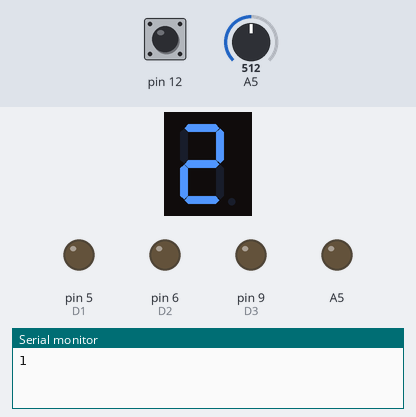
The sketch below on a simulated Arduino Uno, built with avr-gcc and run on an emulated ATmega328P. Parts: 1-digit seven-segment display, output pins drawn as LEDs (lit = HIGH), the last lines printed to the serial monitor. Wiring (inferred from the names in the program): 1-digit 7-segment display, segments lit when HIGH: segments A0, A1, A2, pin 2, pin 4, pin 7, pin 8, pin 13. The inputs (shaded band) are chosen by the test bench; at power-on: A5 = 512, pin 12 HIGH. The segment pins are drawn as the display they are named for; pins used as bus, display or sensor lines are not drawn.

Above: at 1.3 s.
1.4 s: A5 set to 716
At 1.8 s:
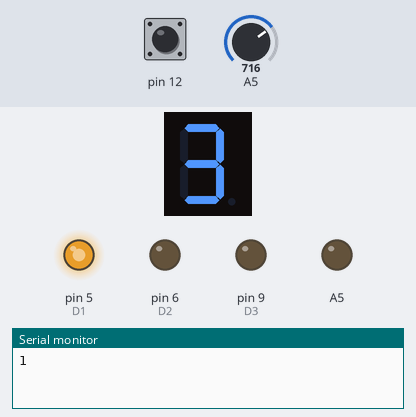
4.5 s: A5 set to 900
At 4.9 s:
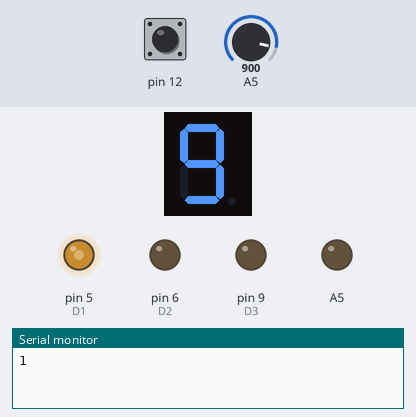
7.5 s: A5 set to 306
At 7.9 s:
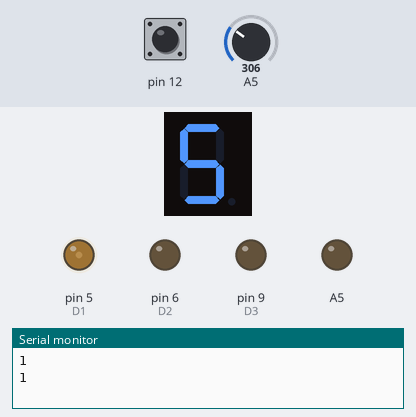
10.5 s: A5 set to 122
At 10.9 s:
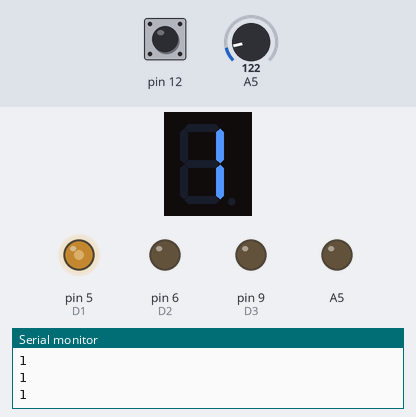
Timing chart, 0 to 13.5 s (numbered marks = the images above; inputs shaded):
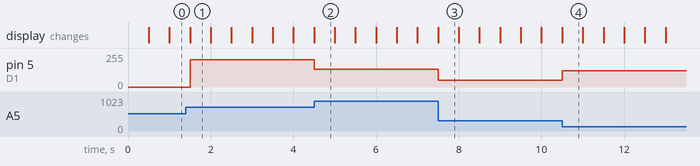

The sketch:

4-5.ino
```cpp
int A = A0
    ,B = A1
    ,C = A2
    ,D = 2
    ,E = 4
    ,F = 7
    ,G = 8
    ,DP = 13
    ,D1 = 5
    ,D2 = 6
    ,D3 = 9
    ,D4 = 10;
void setup() {
  pinMode(A,OUTPUT);
  pinMode(B,OUTPUT);
  pinMode(C,OUTPUT);
  pinMode(D,OUTPUT);
  pinMode(E,OUTPUT);
  pinMode(F,OUTPUT);
  pinMode(G,OUTPUT);
  pinMode(DP,OUTPUT);
  pinMode(12,INPUT_PULLUP);
  pinMode(D1,OUTPUT);
  pinMode(D2,OUTPUT);
  pinMode(D3,OUTPUT);
  pinMode(D4,OUTPUT);
  Serial.begin(9600);
  pinMode(A5,OUTPUT);
}

void displayNumber1(){
  for(int digit = 0;digit<= 9;digit ++){
    displaySegment(digit);
    analogWrite(D1,analogRead(A5));

      //digitalWrite(D1,HIGH);

      delay(500);
      digitalWrite(D1,LOW);
        }
 }

void displaySegment(int n){
  switch(n){
    case 1:
    digitalWrite(A,LOW);
    digitalWrite(B,HIGH);
    digitalWrite(C,HIGH);
    digitalWrite(D,LOW);
    digitalWrite(E,LOW);
    digitalWrite(F,LOW);
    digitalWrite(G,LOW);
    break;

      case 2:
    digitalWrite(A,HIGH);
    digitalWrite(B,HIGH);
    digitalWrite(C,LOW);
    digitalWrite(D,HIGH);
    digitalWrite(E,HIGH);
    digitalWrite(F,LOW);
    digitalWrite(G,HIGH);
    break;

       case 3:
    digitalWrite(A,HIGH);
    digitalWrite(B,HIGH);
    digitalWrite(C,HIGH);
    digitalWrite(D,HIGH);
    digitalWrite(E,LOW);
    digitalWrite(F,LOW);
    digitalWrite(G,HIGH);
    break;

     case 4:
    digitalWrite(A,LOW);
    digitalWrite(B,HIGH);
    digitalWrite(C,HIGH);
    digitalWrite(D,LOW);
    digitalWrite(E,LOW);
    digitalWrite(F,HIGH);
    digitalWrite(G,HIGH);
    break;

     case 5:
    digitalWrite(A,HIGH);
    digitalWrite(B,LOW);
    digitalWrite(C,HIGH);
    digitalWrite(D,HIGH);
    digitalWrite(E,LOW);
    digitalWrite(F,HIGH);
    digitalWrite(G,HIGH);
    break;

     case 6:
    digitalWrite(A,HIGH);
    digitalWrite(B,LOW);
    digitalWrite(C,HIGH);
    digitalWrite(D,HIGH);
    digitalWrite(E,HIGH);
    digitalWrite(F,HIGH);
    digitalWrite(G,HIGH);
    break;

     case 7:
    digitalWrite(A,HIGH);
    digitalWrite(B,HIGH);
    digitalWrite(C,HIGH);
    digitalWrite(D,LOW);
    digitalWrite(E,LOW);
    digitalWrite(F,LOW);
    digitalWrite(G,LOW);
    break;

     case 8:
    digitalWrite(A,HIGH);
    digitalWrite(B,HIGH);
    digitalWrite(C,HIGH);
    digitalWrite(D,HIGH);
    digitalWrite(E,HIGH);
    digitalWrite(F,HIGH);
    digitalWrite(G,HIGH);
    break;

     case 9:
    digitalWrite(A,HIGH);
    digitalWrite(B,HIGH);
    digitalWrite(C,HIGH);
    digitalWrite(D,HIGH);
    digitalWrite(E,LOW);
    digitalWrite(F,HIGH);
    digitalWrite(G,HIGH);
    break;

     case 0:
    digitalWrite(A,HIGH);
    digitalWrite(B,HIGH);
    digitalWrite(C,HIGH);
    digitalWrite(D,HIGH);
    digitalWrite(E,HIGH);
    digitalWrite(F,HIGH);
    digitalWrite(G,LOW);
    break;
  }

}
void loop() {

  Serial.println(digitalRead(12));

  displayNumber1();


}
```

Measured:
- after the input at 1.4 s, pin 5 (D1): 0/255 → 204/255 after 0.10 s
- after the input at 4.5 s, pin 5 (D1): 204/255 → 132/255 at once
- after the input at 7.5 s, pin 5 (D1): 132/255 → 50/255 at once
- after the input at 10.5 s, pin 5 (D1): 50/255 → 122/255 at once
- what the display in image 1 shows lasts 0.5 s, from 1.5 s to 2.0 s
